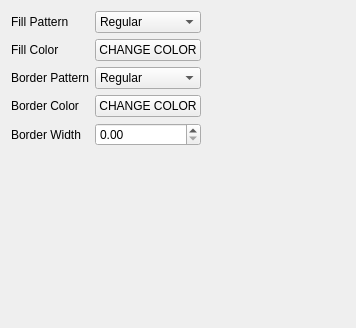
<?xml version="1.0" encoding="UTF-8"?>
<ui version="4.0">
 <class>Properties</class>
 <widget class="QWidget" name="Properties">
  <property name="geometry">
   <rect>
    <x>0</x>
    <y>0</y>
    <width>356</width>
    <height>328</height>
   </rect>
  </property>
  <property name="windowTitle">
   <string>Form</string>
  </property>
  <layout class="QGridLayout" name="gridLayout">
   <item row="0" column="1">
    <widget class="QComboBox" name="FillPattern">
     <item>
      <property name="text">
       <string>Regular</string>
      </property>
     </item>
     <item>
      <property name="text">
       <string>Pattern</string>
      </property>
     </item>
    </widget>
   </item>
   <item row="5" column="1">
    <widget class="QDoubleSpinBox" name="BorderWidth"/>
   </item>
   <item row="1" column="1">
    <widget class="QPushButton" name="FillColor">
     <property name="text">
      <string>CHANGE COLOR</string>
     </property>
    </widget>
   </item>
   <item row="3" column="0">
    <widget class="QLabel" name="LabelBP">
     <property name="text">
      <string>Border Pattern</string>
     </property>
    </widget>
   </item>
   <item row="5" column="0">
    <widget class="QLabel" name="LabelBW">
     <property name="text">
      <string>Border Width</string>
     </property>
    </widget>
   </item>
   <item row="4" column="0">
    <widget class="QLabel" name="LabelBC">
     <property name="text">
      <string>Border Color</string>
     </property>
    </widget>
   </item>
   <item row="5" column="2">
    <spacer name="horizontalSpacer">
     <property name="orientation">
      <enum>Qt::Horizontal</enum>
     </property>
     <property name="sizeHint" stdset="0">
      <size>
       <width>40</width>
       <height>20</height>
      </size>
     </property>
    </spacer>
   </item>
   <item row="0" column="0">
    <widget class="QLabel" name="LabelFP">
     <property name="text">
      <string>Fill Pattern</string>
     </property>
    </widget>
   </item>
   <item row="4" column="1">
    <widget class="QPushButton" name="BorderColor">
     <property name="text">
      <string>CHANGE COLOR</string>
     </property>
    </widget>
   </item>
   <item row="1" column="0">
    <widget class="QLabel" name="LabelFC">
     <property name="text">
      <string>Fill Color</string>
     </property>
    </widget>
   </item>
   <item row="3" column="1">
    <widget class="QComboBox" name="BorderPattern">
     <item>
      <property name="text">
       <string>Regular</string>
      </property>
     </item>
     <item>
      <property name="text">
       <string>Dotted line</string>
      </property>
     </item>
    </widget>
   </item>
   <item row="6" column="1">
    <spacer name="verticalSpacer">
     <property name="orientation">
      <enum>Qt::Vertical</enum>
     </property>
     <property name="sizeHint" stdset="0">
      <size>
       <width>20</width>
       <height>40</height>
      </size>
     </property>
    </spacer>
   </item>
  </layout>
 </widget>
 <resources/>
 <connections/>
</ui>
